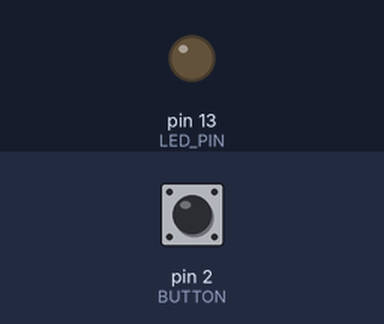
A sketch run on a simulated Arduino Uno, built with avr-gcc and run on an emulated ATmega328P. Shown: output pins drawn as LEDs (lit = HIGH). The test bench sets the inputs (shaded band); at power-on: pin 2 (BUTTON) HIGH.

Above: at 1.2 s.
1.3 s: pin 2 (BUTTON) pulled LOW for 0.15 s
At 1.37 s:
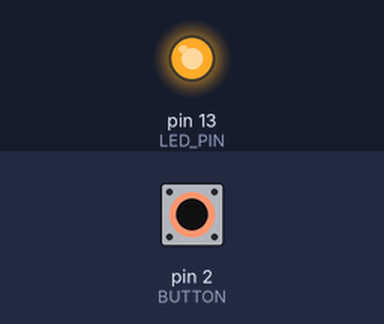
2.9 s: pin 2 (BUTTON) pulled LOW for 3.2 s
At 6.8 s:
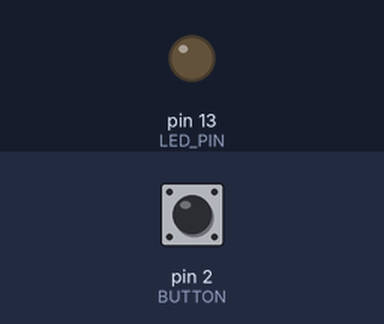
Timing chart, 0 to 8.3 s (numbered marks = the images above; inputs shaded):
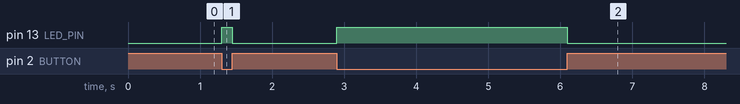

Measured:
- after the input at 1.3 s, pin 13 (LED_PIN): LOW → HIGH at once, → LOW 0.15 s later
- after the input at 2.9 s, pin 13 (LED_PIN): LOW → HIGH at once, → LOW 3.2 s later

The sketch:

1swInterrup.ino
```cpp
#define BUTTON 2
#define LED_PIN 13

volatile bool state = LOW;

void setup()
{
    pinMode(BUTTON, INPUT_PULLUP);
    pinMode(LED_PIN, OUTPUT);
    attachInterrupt(digitalPinToInterrupt(BUTTON), changeState, CHANGE);
}

void loop()
{
    digitalWrite(LED_PIN, state);
}

void changeState()
{
    state = !state;
}
```
